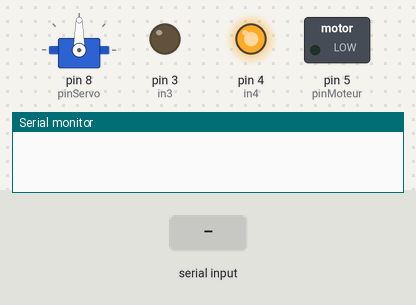
This sketch was run on a simulated Arduino Uno, built with avr-gcc and run on an emulated ATmega328P. Shown: servo, switched loads named in the sketch (green lamp = pin HIGH), output pins drawn as LEDs (lit = HIGH), the last lines printed to the serial monitor. Inputs (shaded band) come from the test bench. No radio packets arrive unless stated.

Above: at 1.2 s.
1.3 s: "1" received over Serial
At 2.5 s:
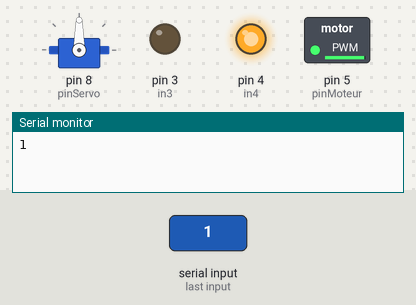
2.8 s: "0" received over Serial
At 3.7 s:
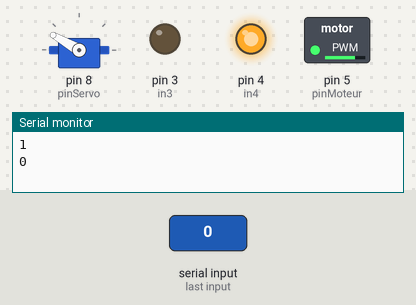
4.3 s: "2" received over Serial
At 4.9 s:
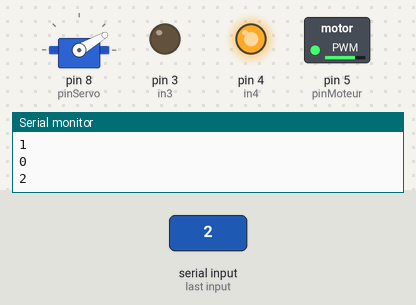
Timing chart, 0 to 7.3 s (numbered marks = the images above; inputs shaded):
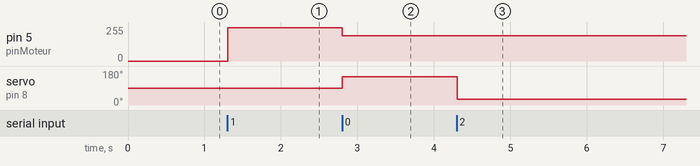

Measured:
- after the input at 1.3 s, pin 5 (pinMoteur): 0/255 → 250/255 at once
- after the input at 2.8 s, pin 5 (pinMoteur): 250/255 → 190/255 at once; servo on pin 8 (pinServo): 90° → 150° at once
- after the input at 4.3 s, servo on pin 8 (pinServo): 150° → 30° at once

The sketch:

Moteurs_autonomes.ino
```cpp
#include <SPI.h>
#include <RF24.h>
#include <Servo.h>

int autonome = 1;

int old_speed = 0;
int new_speed = 0;
int old_dir = 90;
int new_dir = 90;

// pins de commande radio
int pinCSN = 10;
int pinCE = 9;

int pinServo = 8;

// pins de commande du moteur CC
int pinMoteur = 5;
int in3 = 3;
int in4 = 4;

// initialisation des variables lors de la conduite manuelle
int angleServo = 0;
int valMoteur = 0;

// initialisation des variables lors de la conduite autonome
char centre = '1';
char droite = '2';
char gauche = '0';
char arret = '3';

// creation de l'objet Radio et de l'objet Servo
RF24 radio(pinCE, pinCSN);
Servo servo;

// adresse de communication des deux radios
const byte adresse[6] = "00001";

void setup()
{
  // initialisation de la communication arduino raspberry
  Serial.begin(9600);
  // initialisation des pins
  pinMode(pinMoteur, OUTPUT);
  pinMode(in3, OUTPUT);
  pinMode(in4, OUTPUT);
  // la voiture ne pourra pas reculer (qu'avancer)
  digitalWrite(in3, LOW);
  digitalWrite(in4, HIGH);
  // mise a 0 du moteur cc
  analogWrite(pinMoteur, 0);
  // mise a 0 du servo moteur
  servo.attach(pinServo);
  servo.write(90);
  // demarrage de la radio
  radio.begin();
  // cette radio va lire les infos
  radio.openReadingPipe(0, adresse);
  // puissance emettrice
  radio.setPALevel(RF24_PA_LOW);
  // pret a l'emploi
  radio.startListening();
}

void loop()
{
  // conduite manuelle
  if (autonome == 0)
  {
    delay(5);  // 5ms
    if (radio.available()) // attendre qu'un message soit envoye
    {
      // recuperation des donnees radio
      double val_servo_dc;
      radio.read(&val_servo_dc, sizeof(val_servo_dc));
      if (val_servo_dc == 10000) // stop
      {
        Serial.println("stop");
      }
      else
      {
        // mise a jour des moteurs
        angleServo = decode_val_servo(val_servo_dc);
        valMoteur = decode_val_dc(val_servo_dc);
        int data_to_python = val_servo_dc*100;
        Serial.println(data_to_python);
        servo.write(angleServo);
        analogWrite(pinMoteur, valMoteur);
        delay(10);
      }
    }
  }
  // conduite autonome
  else if (autonome == 1)
  {
    if (Serial.available() > 0) // attendre qu'un message soit envoye
    {
      // lecture du message
      char rasp_info = Serial.read();
      delay(5);
      // on le renvoie pour que raspberry continue son execution
      // cette etape est comme une synchro entre arduino et raspberry
      Serial.println(rasp_info);
      // mise a jour des moteurs
      new_dir = pred_to_angle(rasp_info, gauche, droite, centre, arret);
      new_speed = pred_to_vit(rasp_info, gauche, droite, centre, arret);
      servo.write(new_dir);
      analogWrite(pinMoteur, new_speed);
      delay(10);
    }
  }
}

// mes fonctions
int decode_val_servo(double v_radio)
{
  if (v_radio == round(v_radio))
  {
    return v_radio*30;
  }
  else
  {
    int val_servo = round(v_radio);
    val_servo = 30*val_servo;
    return val_servo;
  }
}

int decode_val_dc(double v_radio)
{
  if (v_radio == round(v_radio))
  {
    return 0;
  }
  else
  {
    int val_dc = (v_radio - round(v_radio - 0.5))*1000;
    return val_dc;
  }
}

int pred_to_vit(char x, char gauche, char droite, char centre, char arret)
{
  if (x == arret)
  {
    return 0;
  }
  else if (x == centre)
  {
    return 250;
  }
  else if (x == gauche)
  {
    return 190;
  }
  else
  {
    return 190;
  }
}

int pred_to_angle(char x, char gauche, char droite, char centre, char arret)
{
  if (x == arret)
  {
    return 90;
  }
  else if (x == centre)
  {
    return 90;
  }
  else if (x == gauche)
  {
    return 150;
  }
  else
  {
    return 30;
  }
}
```
